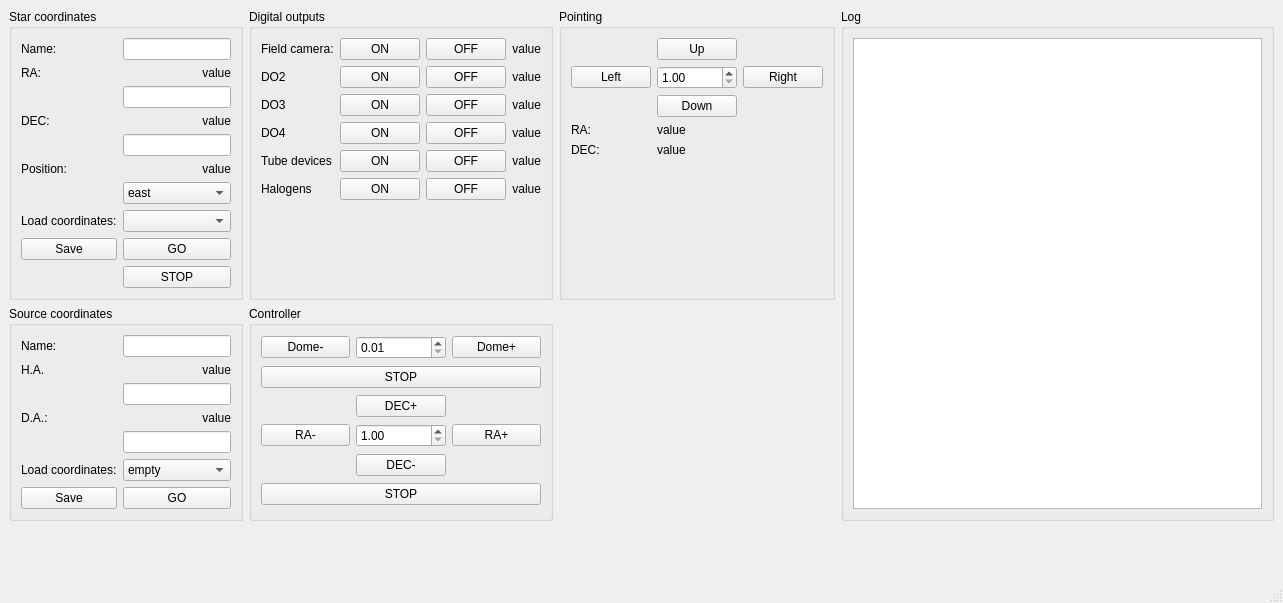
<?xml version="1.0" encoding="UTF-8"?>
<ui version="4.0">
 <class>MainWindow</class>
 <widget class="QMainWindow" name="MainWindow">
  <property name="geometry">
   <rect>
    <x>0</x>
    <y>0</y>
    <width>1283</width>
    <height>603</height>
   </rect>
  </property>
  <property name="windowTitle">
   <string>MainWindow</string>
  </property>
  <widget class="QWidget" name="centralwidget">
   <layout class="QGridLayout" name="gridLayout">
    <item row="1" column="0">
     <widget class="QGroupBox" name="groupBox_2">
      <property name="title">
       <string>Source coordinates</string>
      </property>
      <layout class="QGridLayout" name="gridLayout_3">
       <item row="0" column="0">
        <widget class="QLabel" name="label_8">
         <property name="text">
          <string>Name:</string>
         </property>
        </widget>
       </item>
       <item row="6" column="0">
        <widget class="QPushButton" name="source_coordinatec_save_BT">
         <property name="text">
          <string>Save</string>
         </property>
        </widget>
       </item>
       <item row="4" column="1">
        <widget class="QLineEdit" name="lineEdit_6">
         <property name="sizePolicy">
          <sizepolicy hsizetype="Preferred" vsizetype="Fixed">
           <horstretch>0</horstretch>
           <verstretch>0</verstretch>
          </sizepolicy>
         </property>
        </widget>
       </item>
       <item row="1" column="0">
        <widget class="QLabel" name="label_9">
         <property name="text">
          <string>H.A.</string>
         </property>
        </widget>
       </item>
       <item row="0" column="1">
        <widget class="QLineEdit" name="lineEdit_4">
         <property name="sizePolicy">
          <sizepolicy hsizetype="Preferred" vsizetype="Fixed">
           <horstretch>0</horstretch>
           <verstretch>0</verstretch>
          </sizepolicy>
         </property>
        </widget>
       </item>
       <item row="3" column="0">
        <widget class="QLabel" name="label_10">
         <property name="text">
          <string>D.A.:</string>
         </property>
        </widget>
       </item>
       <item row="3" column="1">
        <widget class="QLabel" name="source_coordinates_da_value_LB">
         <property name="text">
          <string>value</string>
         </property>
         <property name="alignment">
          <set>Qt::AlignRight|Qt::AlignTrailing|Qt::AlignVCenter</set>
         </property>
        </widget>
       </item>
       <item row="2" column="1">
        <widget class="QLineEdit" name="lineEdit_5">
         <property name="sizePolicy">
          <sizepolicy hsizetype="Preferred" vsizetype="Fixed">
           <horstretch>0</horstretch>
           <verstretch>0</verstretch>
          </sizepolicy>
         </property>
        </widget>
       </item>
       <item row="1" column="1">
        <widget class="QLabel" name="source_coordinates_ha_value_LB">
         <property name="text">
          <string>value</string>
         </property>
         <property name="alignment">
          <set>Qt::AlignRight|Qt::AlignTrailing|Qt::AlignVCenter</set>
         </property>
        </widget>
       </item>
       <item row="6" column="1">
        <widget class="QPushButton" name="source_coordinates_go_BT">
         <property name="text">
          <string>GO</string>
         </property>
        </widget>
       </item>
       <item row="5" column="0">
        <widget class="QLabel" name="label_13">
         <property name="text">
          <string>Load coordinates:</string>
         </property>
        </widget>
       </item>
       <item row="5" column="1">
        <widget class="QComboBox" name="comboBox_3">
         <item>
          <property name="text">
           <string>empty</string>
          </property>
         </item>
        </widget>
       </item>
      </layout>
     </widget>
    </item>
    <item row="0" column="0">
     <widget class="QGroupBox" name="groupBox">
      <property name="title">
       <string>Star coordinates</string>
      </property>
      <layout class="QGridLayout" name="gridLayout_2">
       <item row="4" column="0">
        <widget class="QLabel" name="label_4">
         <property name="text">
          <string>DEC:</string>
         </property>
        </widget>
       </item>
       <item row="4" column="3">
        <widget class="QLabel" name="star_dec_value_LB">
         <property name="text">
          <string>value</string>
         </property>
         <property name="alignment">
          <set>Qt::AlignRight|Qt::AlignTrailing|Qt::AlignVCenter</set>
         </property>
        </widget>
       </item>
       <item row="7" column="3">
        <widget class="QComboBox" name="star_coordinates_position_CB">
         <item>
          <property name="text">
           <string>east</string>
          </property>
         </item>
         <item>
          <property name="text">
           <string>western</string>
          </property>
         </item>
        </widget>
       </item>
       <item row="0" column="0">
        <widget class="QLabel" name="label_7">
         <property name="text">
          <string>Name:</string>
         </property>
        </widget>
       </item>
       <item row="5" column="3">
        <widget class="QLineEdit" name="star_coordinates_dec_LE">
         <property name="sizePolicy">
          <sizepolicy hsizetype="Preferred" vsizetype="Fixed">
           <horstretch>0</horstretch>
           <verstretch>0</verstretch>
          </sizepolicy>
         </property>
        </widget>
       </item>
       <item row="2" column="3">
        <widget class="QLineEdit" name="star_coordinates_ra_LE">
         <property name="sizePolicy">
          <sizepolicy hsizetype="Preferred" vsizetype="Fixed">
           <horstretch>0</horstretch>
           <verstretch>0</verstretch>
          </sizepolicy>
         </property>
        </widget>
       </item>
       <item row="9" column="0">
        <widget class="QPushButton" name="star_coordinates_save_BT">
         <property name="text">
          <string>Save</string>
         </property>
        </widget>
       </item>
       <item row="0" column="3">
        <widget class="QLineEdit" name="star_coordinates_name_LE">
         <property name="sizePolicy">
          <sizepolicy hsizetype="Preferred" vsizetype="Fixed">
           <horstretch>0</horstretch>
           <verstretch>0</verstretch>
          </sizepolicy>
         </property>
        </widget>
       </item>
       <item row="8" column="3">
        <widget class="QComboBox" name="star_coordinates_load_CM"/>
       </item>
       <item row="8" column="0">
        <widget class="QLabel" name="label_6">
         <property name="text">
          <string>Load coordinates:</string>
         </property>
        </widget>
       </item>
       <item row="1" column="3">
        <widget class="QLabel" name="star_ra_value_LB">
         <property name="sizePolicy">
          <sizepolicy hsizetype="Preferred" vsizetype="Preferred">
           <horstretch>0</horstretch>
           <verstretch>0</verstretch>
          </sizepolicy>
         </property>
         <property name="text">
          <string>value</string>
         </property>
         <property name="alignment">
          <set>Qt::AlignRight|Qt::AlignTrailing|Qt::AlignVCenter</set>
         </property>
         <property name="margin">
          <number>5</number>
         </property>
        </widget>
       </item>
       <item row="1" column="0">
        <widget class="QLabel" name="label">
         <property name="sizePolicy">
          <sizepolicy hsizetype="Preferred" vsizetype="Preferred">
           <horstretch>0</horstretch>
           <verstretch>0</verstretch>
          </sizepolicy>
         </property>
         <property name="text">
          <string>RA:</string>
         </property>
        </widget>
       </item>
       <item row="9" column="3">
        <widget class="QPushButton" name="star_coordinates_go_BT">
         <property name="text">
          <string>GO</string>
         </property>
        </widget>
       </item>
       <item row="6" column="3">
        <widget class="QLabel" name="star_coordinates_position_value_LB">
         <property name="text">
          <string>value</string>
         </property>
         <property name="alignment">
          <set>Qt::AlignRight|Qt::AlignTrailing|Qt::AlignVCenter</set>
         </property>
        </widget>
       </item>
       <item row="6" column="0">
        <widget class="QLabel" name="label_5">
         <property name="text">
          <string>Position:</string>
         </property>
        </widget>
       </item>
       <item row="10" column="3">
        <widget class="QPushButton" name="stop_star_BT">
         <property name="text">
          <string>STOP</string>
         </property>
        </widget>
       </item>
      </layout>
     </widget>
    </item>
    <item row="0" column="1">
     <widget class="QGroupBox" name="groupBox_4">
      <property name="title">
       <string>Digital outputs</string>
      </property>
      <layout class="QGridLayout" name="gridLayout_5">
       <item row="0" column="0">
        <widget class="QLabel" name="label_14">
         <property name="text">
          <string>Field camera:</string>
         </property>
        </widget>
       </item>
       <item row="5" column="3">
        <widget class="QLabel" name="do5_value_LB">
         <property name="text">
          <string>value</string>
         </property>
         <property name="alignment">
          <set>Qt::AlignRight|Qt::AlignTrailing|Qt::AlignVCenter</set>
         </property>
        </widget>
       </item>
       <item row="2" column="3">
        <widget class="QLabel" name="do2_value_LB">
         <property name="text">
          <string>value</string>
         </property>
         <property name="alignment">
          <set>Qt::AlignRight|Qt::AlignTrailing|Qt::AlignVCenter</set>
         </property>
        </widget>
       </item>
       <item row="5" column="0">
        <widget class="QLabel" name="label_16">
         <property name="text">
          <string>Halogens</string>
         </property>
        </widget>
       </item>
       <item row="4" column="3">
        <widget class="QLabel" name="do4_value_LB">
         <property name="text">
          <string>value</string>
         </property>
         <property name="alignment">
          <set>Qt::AlignRight|Qt::AlignTrailing|Qt::AlignVCenter</set>
         </property>
        </widget>
       </item>
       <item row="0" column="1">
        <widget class="QPushButton" name="do0_on_BT">
         <property name="text">
          <string>ON</string>
         </property>
        </widget>
       </item>
       <item row="3" column="3">
        <widget class="QLabel" name="do3_value_LB">
         <property name="text">
          <string>value</string>
         </property>
         <property name="alignment">
          <set>Qt::AlignRight|Qt::AlignTrailing|Qt::AlignVCenter</set>
         </property>
        </widget>
       </item>
       <item row="0" column="3">
        <widget class="QLabel" name="do0_value_LB">
         <property name="text">
          <string>value</string>
         </property>
         <property name="alignment">
          <set>Qt::AlignRight|Qt::AlignTrailing|Qt::AlignVCenter</set>
         </property>
        </widget>
       </item>
       <item row="4" column="0">
        <widget class="QLabel" name="label_18">
         <property name="text">
          <string>Tube devices</string>
         </property>
        </widget>
       </item>
       <item row="3" column="0">
        <widget class="QLabel" name="label_21">
         <property name="text">
          <string>DO4</string>
         </property>
        </widget>
       </item>
       <item row="1" column="3">
        <widget class="QLabel" name="do1_value_LB">
         <property name="text">
          <string>value</string>
         </property>
         <property name="alignment">
          <set>Qt::AlignRight|Qt::AlignTrailing|Qt::AlignVCenter</set>
         </property>
        </widget>
       </item>
       <item row="2" column="0">
        <widget class="QLabel" name="label_20">
         <property name="text">
          <string>DO3</string>
         </property>
        </widget>
       </item>
       <item row="1" column="0">
        <widget class="QLabel" name="label_19">
         <property name="text">
          <string>DO2</string>
         </property>
        </widget>
       </item>
       <item row="0" column="2">
        <widget class="QPushButton" name="do0_off_BT">
         <property name="text">
          <string>OFF</string>
         </property>
        </widget>
       </item>
       <item row="1" column="1">
        <widget class="QPushButton" name="do1_on_BT">
         <property name="text">
          <string>ON</string>
         </property>
        </widget>
       </item>
       <item row="2" column="1">
        <widget class="QPushButton" name="do2_on_BT">
         <property name="text">
          <string>ON</string>
         </property>
        </widget>
       </item>
       <item row="3" column="1">
        <widget class="QPushButton" name="do3_on_BT">
         <property name="text">
          <string>ON</string>
         </property>
        </widget>
       </item>
       <item row="4" column="1">
        <widget class="QPushButton" name="do4_on_BT">
         <property name="text">
          <string>ON</string>
         </property>
        </widget>
       </item>
       <item row="1" column="2">
        <widget class="QPushButton" name="do1_off_BT">
         <property name="text">
          <string>OFF</string>
         </property>
        </widget>
       </item>
       <item row="2" column="2">
        <widget class="QPushButton" name="do2_off_BT">
         <property name="text">
          <string>OFF</string>
         </property>
        </widget>
       </item>
       <item row="3" column="2">
        <widget class="QPushButton" name="do3_off_BT">
         <property name="text">
          <string>OFF</string>
         </property>
        </widget>
       </item>
       <item row="4" column="2">
        <widget class="QPushButton" name="do4_off_BT">
         <property name="text">
          <string>OFF</string>
         </property>
        </widget>
       </item>
       <item row="5" column="1">
        <widget class="QPushButton" name="do5_on_BT">
         <property name="text">
          <string>ON</string>
         </property>
        </widget>
       </item>
       <item row="5" column="2">
        <widget class="QPushButton" name="do5_off_BT">
         <property name="text">
          <string>OFF</string>
         </property>
        </widget>
       </item>
       <item row="6" column="2">
        <spacer name="verticalSpacer_3">
         <property name="orientation">
          <enum>Qt::Vertical</enum>
         </property>
         <property name="sizeHint" stdset="0">
          <size>
           <width>20</width>
           <height>40</height>
          </size>
         </property>
        </spacer>
       </item>
      </layout>
     </widget>
    </item>
    <item row="2" column="0">
     <spacer name="verticalSpacer_2">
      <property name="orientation">
       <enum>Qt::Vertical</enum>
      </property>
      <property name="sizeHint" stdset="0">
       <size>
        <width>20</width>
        <height>40</height>
       </size>
      </property>
     </spacer>
    </item>
    <item row="0" column="4" rowspan="2">
     <widget class="QGroupBox" name="groupBox_5">
      <property name="sizePolicy">
       <sizepolicy hsizetype="Expanding" vsizetype="Preferred">
        <horstretch>0</horstretch>
        <verstretch>0</verstretch>
       </sizepolicy>
      </property>
      <property name="title">
       <string>Log</string>
      </property>
      <layout class="QGridLayout" name="gridLayout_6">
       <item row="1" column="0">
        <widget class="QTextEdit" name="log_TE"/>
       </item>
      </layout>
     </widget>
    </item>
    <item row="1" column="1">
     <widget class="QGroupBox" name="groupBox_3">
      <property name="title">
       <string>Controller</string>
      </property>
      <layout class="QGridLayout" name="gridLayout_4">
       <item row="1" column="0">
        <widget class="QPushButton" name="dome_decrement_BT">
         <property name="text">
          <string>Dome-</string>
         </property>
        </widget>
       </item>
       <item row="5" column="1">
        <widget class="QPushButton" name="dec_decrement_BT">
         <property name="text">
          <string>DEC-</string>
         </property>
        </widget>
       </item>
       <item row="4" column="0">
        <widget class="QPushButton" name="ra_decrement_BT">
         <property name="text">
          <string>RA-</string>
         </property>
        </widget>
       </item>
       <item row="3" column="1">
        <widget class="QPushButton" name="dec_increment_BT">
         <property name="text">
          <string>DEC+</string>
         </property>
        </widget>
       </item>
       <item row="4" column="2">
        <widget class="QPushButton" name="ra_increment_BT">
         <property name="text">
          <string>RA+</string>
         </property>
        </widget>
       </item>
       <item row="1" column="1">
        <widget class="QDoubleSpinBox" name="dome_DSB">
         <property name="minimum">
          <double>0.010000000000000</double>
         </property>
         <property name="maximum">
          <double>10.000000000000000</double>
         </property>
        </widget>
       </item>
       <item row="4" column="1">
        <widget class="QDoubleSpinBox" name="telescope_move_DSB">
         <property name="minimum">
          <double>1.000000000000000</double>
         </property>
         <property name="maximum">
          <double>36000.000000000000000</double>
         </property>
        </widget>
       </item>
       <item row="2" column="0" colspan="3">
        <widget class="QPushButton" name="stop_dome_BT">
         <property name="text">
          <string>STOP</string>
         </property>
        </widget>
       </item>
       <item row="1" column="2">
        <widget class="QPushButton" name="dome_increment_BT">
         <property name="text">
          <string>Dome+</string>
         </property>
        </widget>
       </item>
       <item row="8" column="0" colspan="3">
        <widget class="QPushButton" name="stop_move_BT">
         <property name="text">
          <string>STOP</string>
         </property>
        </widget>
       </item>
      </layout>
     </widget>
    </item>
    <item row="0" column="3">
     <widget class="QGroupBox" name="groupBox_6">
      <property name="title">
       <string>Pointing</string>
      </property>
      <layout class="QGridLayout" name="gridLayout_7">
       <item row="1" column="1">
        <widget class="QDoubleSpinBox" name="pointing_move_DSB">
         <property name="minimum">
          <double>1.000000000000000</double>
         </property>
         <property name="maximum">
          <double>60.000000000000000</double>
         </property>
        </widget>
       </item>
       <item row="5" column="1">
        <spacer name="verticalSpacer_4">
         <property name="orientation">
          <enum>Qt::Vertical</enum>
         </property>
         <property name="sizeHint" stdset="0">
          <size>
           <width>20</width>
           <height>40</height>
          </size>
         </property>
        </spacer>
       </item>
       <item row="0" column="1">
        <widget class="QPushButton" name="up_BT">
         <property name="text">
          <string>Up</string>
         </property>
        </widget>
       </item>
       <item row="1" column="0">
        <widget class="QPushButton" name="left_BT">
         <property name="text">
          <string>Left</string>
         </property>
        </widget>
       </item>
       <item row="2" column="1">
        <widget class="QPushButton" name="down_BT">
         <property name="text">
          <string>Down</string>
         </property>
        </widget>
       </item>
       <item row="1" column="2">
        <widget class="QPushButton" name="right_BT">
         <property name="text">
          <string>Right</string>
         </property>
        </widget>
       </item>
       <item row="3" column="0">
        <widget class="QLabel" name="label_2">
         <property name="text">
          <string>RA:</string>
         </property>
        </widget>
       </item>
       <item row="4" column="0">
        <widget class="QLabel" name="label_3">
         <property name="text">
          <string>DEC:</string>
         </property>
        </widget>
       </item>
       <item row="3" column="1">
        <widget class="QLabel" name="pointing_ra_value_LB">
         <property name="text">
          <string>value</string>
         </property>
        </widget>
       </item>
       <item row="4" column="1">
        <widget class="QLabel" name="pointing_dec_value_LB">
         <property name="text">
          <string>value</string>
         </property>
        </widget>
       </item>
      </layout>
     </widget>
    </item>
   </layout>
  </widget>
  <widget class="QStatusBar" name="statusbar"/>
 </widget>
 <resources/>
 <connections/>
</ui>
